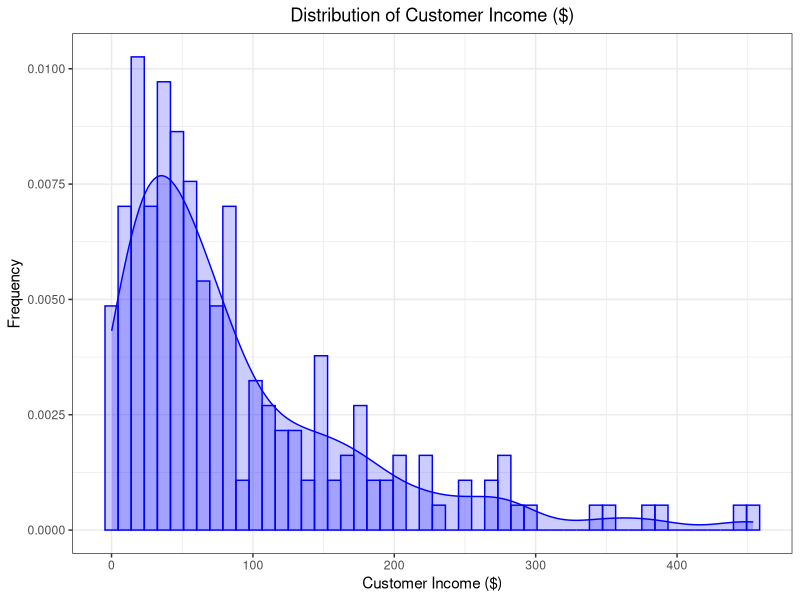
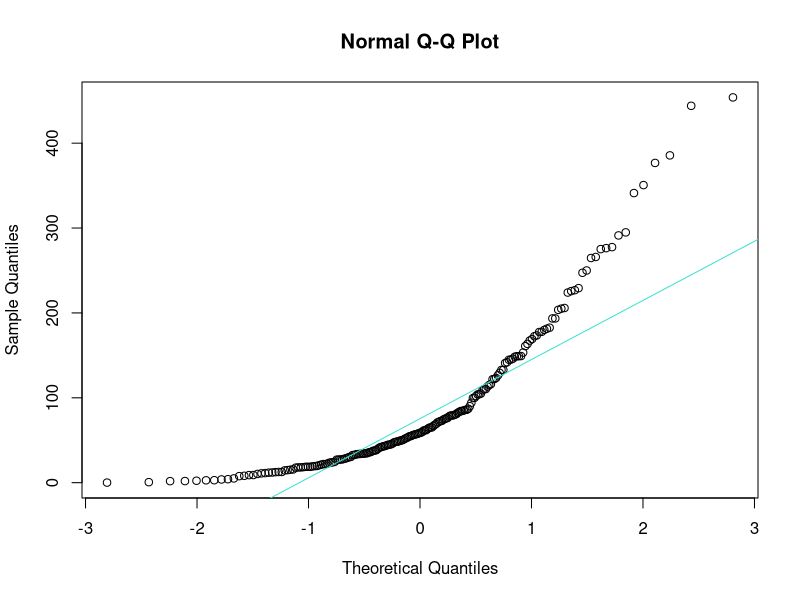
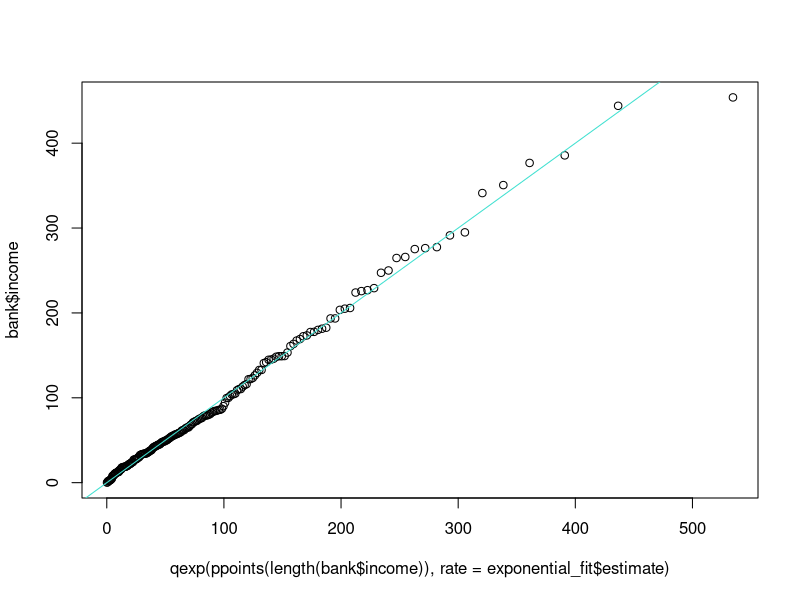

Here is the R script that generated these plots, in order:
## ---- chunk 1
knitr::opts_chunk$set(echo = TRUE, eval = TRUE, warning = FALSE, message = FALSE, error = FALSE)
library(tidyverse)
library(broom)
library(gridExtra)
library(MASS)

# Creates a histogram and smoothed histogram given a vector of values.
dataplot <- function(x, bins = 50, colour = "blue") {
  ggplot(tibble(x = x), aes(x = x, y = after_stat(density))) +
    geom_histogram(bins = bins, colour = colour, fill = colour, alpha = 0.2) +
    geom_density(colour = colour, fill = colour, alpha = 0.2) +
    theme_bw()
}
## ---- chunk 2
bank <- read_csv("banksurvey.csv")
## ---- chunk 3

summary(bank$income) #Provides descriptive stats of customer income 
sd(bank$income) #Standard deviation of customer income 
## ---- chunk 4
dataplot(bank$income) + 
  xlab("Customer Income ($)") + 
  ylab("Frequency") + 
  ggtitle("Distribution of Customer Income ($)") + 
  theme(plot.title = element_text(hjust = 0.5))
## ---- chunk 5
normal_fit <- fitdistr(bank$income, "normal")
normal_fit %>% tidy()

gamma_fit <- fitdistr(bank$income, "gamma") 
gamma_fit %>% tidy()

exponential_fit <- fitdistr(bank$income, "exponential") 
exponential_fit %>% tidy()
## ---- chunk 6
qqnorm(bank$income)
qqline(bank$income, col = "turquoise")
## ---- chunk 7
qqplot(qexp(ppoints(length(bank$income)), rate = exponential_fit$estimate), bank$income)
abline(0, 1, col = "turquoise")
## ---- chunk 8

